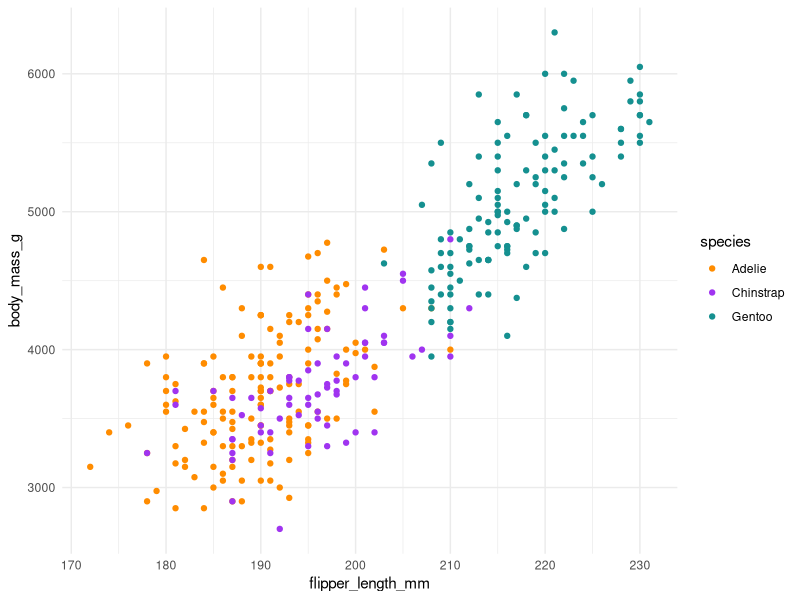

Here is the R script that generated this plot:
## ---- chunk 1
#| include: false
library(tidyverse)
library(palmerpenguins)
## ---- chunk 2
#| label: fig-penguins
#| fig-cap: "Body mass against flipper length, by species."
library(tidyverse)
library(palmerpenguins)

pal <- c(
  "Adelie"    = "#FF8C00",
  "Chinstrap" = "#A034F0",
  "Gentoo"    = "#159090"
)

penguins |>
  ggplot(aes(x = flipper_length_mm, y = body_mass_g)) +
  geom_point(aes(colour = species)) +
  scale_colour_manual(values = pal) +
  theme_minimal()
